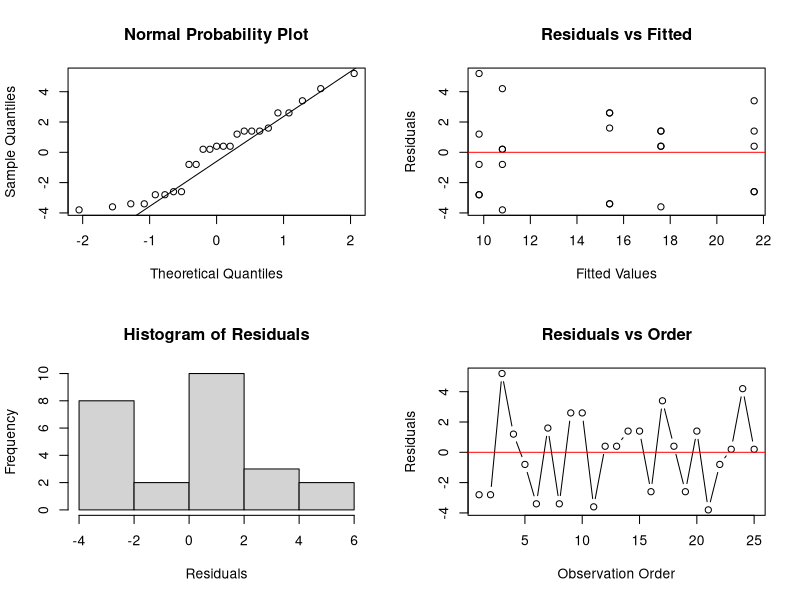
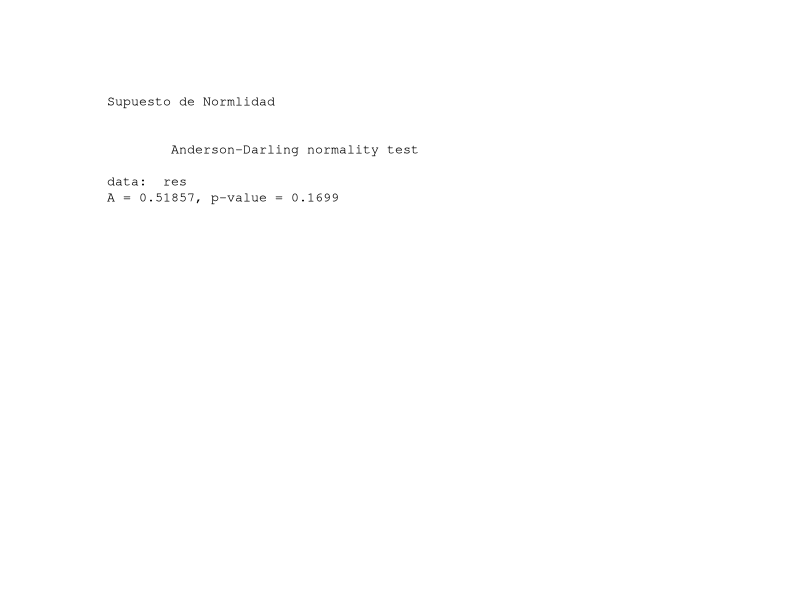
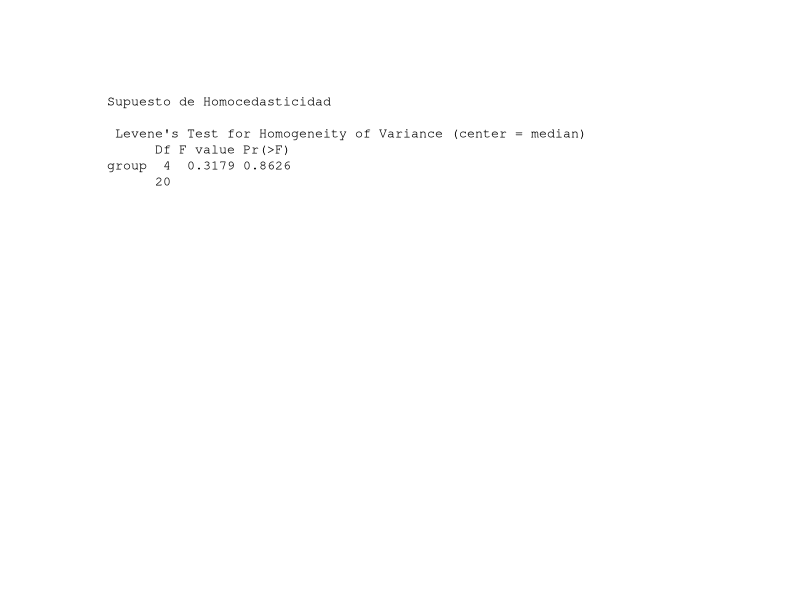
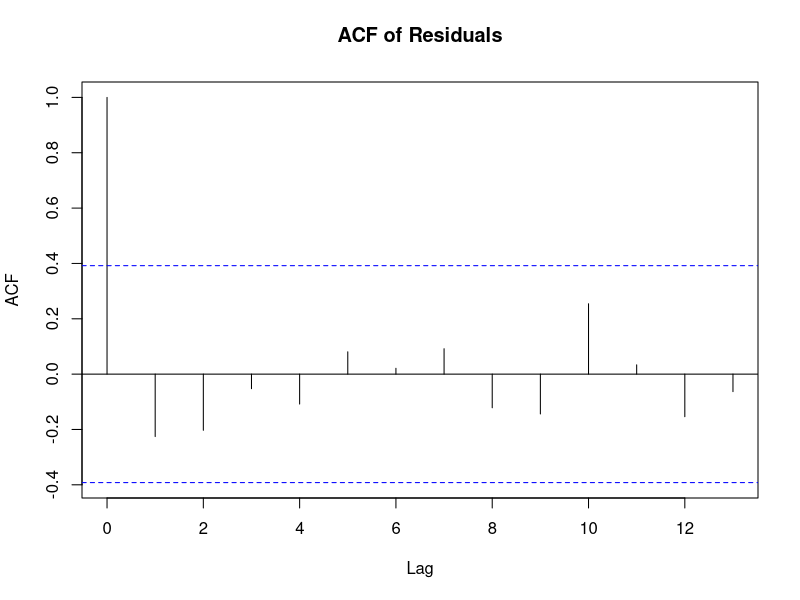
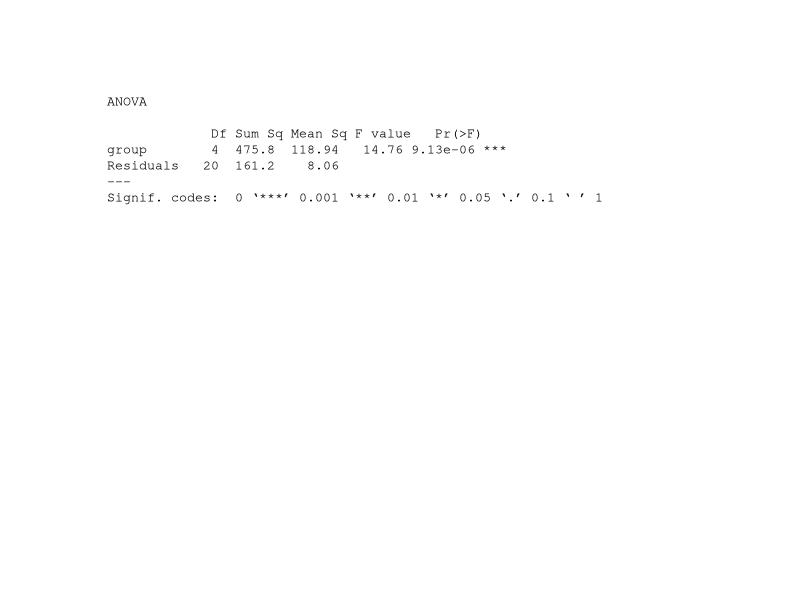
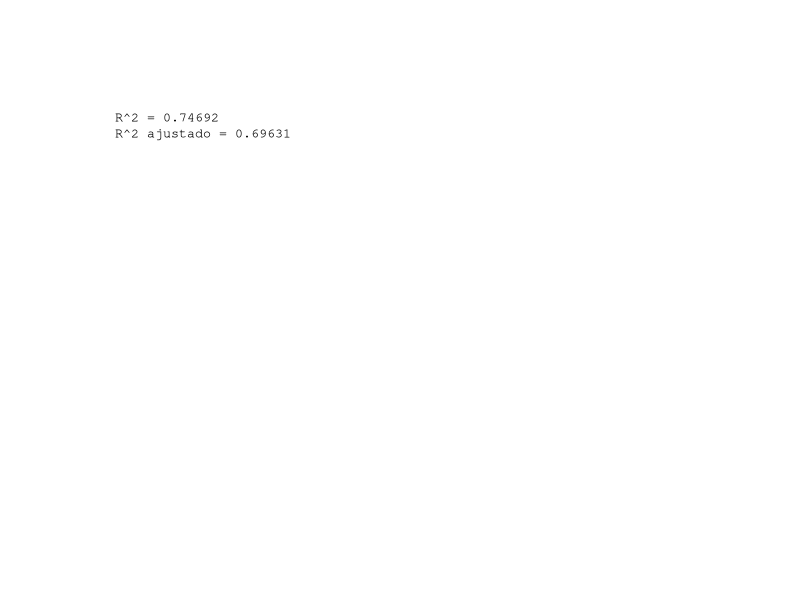

Write R code to recreate these figures, in order.
############################################################
# IMPORTACIONES
############################################################

library(nortest)
library(car)

############################################################
# NOMBRE BASE
############################################################

base_name <- "LAB_DOE_4"

############################################################
# DATOS
############################################################

group1 <- c(7, 7, 15, 11, 9)
group2 <- c(12, 17, 12, 18, 18)
group3 <- c(14, 18, 18, 19, 19)
group4 <- c(19, 25, 22, 19, 23)
group5 <- c(7, 10, 11, 15, 11)

values <- c(group1, group2, group3, group4, group5)
group <- factor(rep(c("15", "20", "25", "30", "35"), each = 5))

############################################################
# MODELO ANOVA
############################################################

anova_model <- aov(values ~ group)

res <- residuals(anova_model)
fit <- fitted(anova_model)

r2 <- summary.lm(anova_model)$r.squared
r2_adj <- summary.lm(anova_model)$adj.r.squared

############################################################
# 1. FOUR-IN-ONE
############################################################

png(paste0(base_name, "_1_FOUR_IN_ONE.png"),
    width = 1200, height = 1200, res = 150)

par(mfrow = c(2,2))

qqnorm(res, main = "Normal Probability Plot")
qqline(res)

plot(fit, res,
     main = "Residuals vs Fitted",
     xlab = "Fitted Values",
     ylab = "Residuals")
abline(h = 0, col = "red")

hist(res,
     main = "Histogram of Residuals",
     xlab = "Residuals")

plot(res,
     main = "Residuals vs Order",
     xlab = "Observation Order",
     ylab = "Residuals",
     type = "b")
abline(h = 0, col = "red")

dev.off()

############################################################
# 2. Supuesto de Normlidad
############################################################

png(paste0(base_name, "_2_AD.png"), width = 400, height = 300, res = 100) 
plot.new() 
norm_txt <- capture.output(ad.test(res)) 
text(0, 1, 
paste("Supuesto de Normlidad\n\n", 
paste(norm_txt, collapse = "\n")), 
adj = c(0,1), family = "mono", cex = 0.8) 
dev.off()

############################################################
# 3. Supuesto de Homocedasticidad
############################################################

png(paste0(base_name, "_3_Homocedasticidad.png"),
    width = 700, height = 300, res = 100)

plot.new()

homo_txt <- capture.output(leveneTest(res ~ group))

text(0, 1,
     paste("Supuesto de Homocedasticidad\n\n", paste(homo_txt, collapse = "\n")),
     adj = c(0,1),
     family = "mono",
     cex = 0.8)

dev.off()


############################################################
# 4. ACF
############################################################

png(paste0(base_name, "_4_ACF.png"),
    width = 800, height = 600, res = 150)

acf(res, main = "ACF of Residuals")

dev.off()

############################################################
# 5. ANOVA
############################################################

png(paste0(base_name, "_5_ANOVA.png"),
    width = 800, height = 300, res = 100)

plot.new()

anova_txt <- capture.output(summary(anova_model))

text(0, 1,
     paste("ANOVA\n\n", paste(anova_txt, collapse = "\n")),
     adj = c(0,1),
     family = "mono",
     cex = 0.8)

dev.off()

############################################################
# 6. R cuadrado
############################################################

png(paste0(base_name, "_6_R2.png"),
    width = 400, height = 250, res = 110)

plot.new()

text(0, 1,
     paste(
        "\n", "R^2 =", round(r2, 5), "\n",
       "R^2 ajustado =", round(r2_adj, 5)
     ),
     adj = c(0,1),
     family = "mono",
     cex = 0.8)

dev.off()
